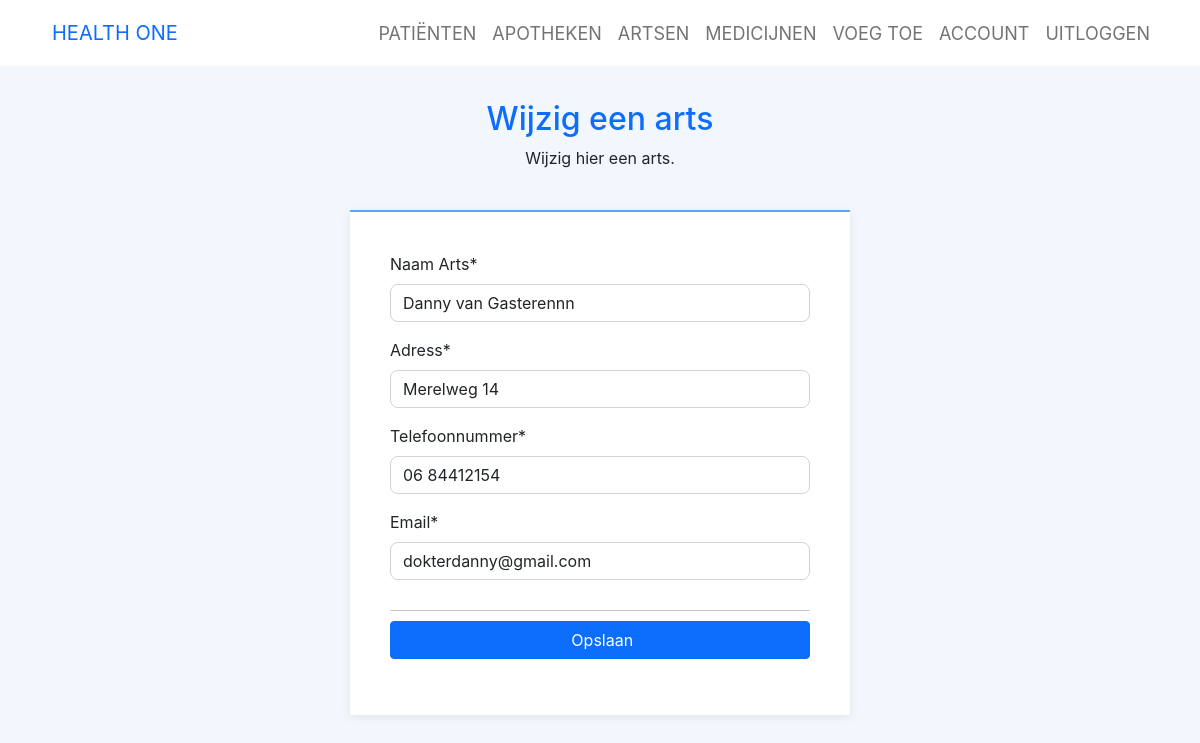
The app's page /php-code/Arts/edit-arts.php?id=6 (signed in) with its own data.
### tables this page shows
CREATE TABLE `gebruikers` (
  `idGebruiker` int(11) NOT NULL,
  `Naam_Gebruiker` varchar(45) NOT NULL,
  `Address` varchar(255) NOT NULL,
  `Stad` varchar(255) DEFAULT NULL,
  `Email` varchar(255) NOT NULL,
  `wachtwoord` varchar(255) DEFAULT NULL,
  `Telefoonnummer` varchar(255) NOT NULL,
  `role` int(11) NOT NULL
);

### php-code/Arts/edit-arts.php (the view, shortened to what this page needs)
<!DOCTYPE html>
<html lang="en">
<head>
    <link rel="stylesheet" href="../../assets/bootstrap/css/bootstrap.min.css">
    <link rel="stylesheet" href="../../assets/fonts/ionicons.min.css">
    <link rel="stylesheet" href="../../assets/css/Login-Form-Clean.css">
    <link rel="stylesheet" href="../../assets/css/Login-with-overlay-image.css">
    <link rel="stylesheet" href="../../assets/css/Ludens-Users---25-After-Register.css">
    <link rel="stylesheet" href="../../styles/style.css">
</head>
<body>
<?php
include '../../nav.php';
?>
<section class="clean-block clean-form h-100">
        <div class="container">
            <div class="block-heading" style="padding-top: 0px;">
                <h2 class="text-primary" style="margin-top: 100px;">Wijzig een arts<br></h2>
                <p>Wijzig hier een arts.</p>
            </div>
            <form action="edit-arts-process.php?id=<?php echo $id = $_GET['id']; ?>"  method="post" enctype="multipart/form-data" role="form">
            <?php
                $con = new connection();
                $pdo = $con->make();
                $id = $_GET['id'];
                $sql = 'SELECT *
		        FROM gebruikers WHERE idGebruiker=:id';
                $statement = $pdo->prepare($sql);
                $statement->bindParam(':id', $id);
                $statement->execute();
                $result = $statement->fetch(PDO::FETCH_ASSOC);
            ?>
                <div class="form-group mb-3"><label class="form-label">Naam Arts*</label><input class="form-control" type="text" placeholder="Naam-arts" name="Naam-arts" value="<?php echo $result['Naam_Gebruiker'];?>" required=""></div>
                <div class="form-group mb-3"><label class="form-label">Adress*</label><input class="form-control" type="text" placeholder="Adress" name="Adress" value="<?php echo $result['Address'];?>" required=""></div>
                <div class="form-group mb-3"><label class="form-label">Telefoonnummer*</label><input class="form-control" type="text" placeholder="Telefoonnummer" name="Telefoonnummer" value="<?php echo $result['Telefoonnummer'];?>" required=""></div>
                <div class="form-group mb-3"><label class="form-label">Email*</label><input class="form-control" type="email" placeholder="Email" name="Email" value="<?php echo $result['Email'];?>" required=""></div>
                <hr style="margin-top: 30px;margin-bottom: 10px;">
                <div class="form-group mb-3"><button class="btn btn-primary d-block w-100" type="submit"><i class="fas fa-save"></i>&nbsp;Opslaan</button></div>
            </form>
        </div>
    </section>
</body>
</html>

### assets/css/Ludens-Users---25-After-Register.css (style rules this page uses)
input[type="text"], input[type="email"], input[type="tel"], textarea { border-radius: 0 !important; }
input[type="text"], input[type="email"], input[type="tel"], textarea { border-radius: 8px !important; }
*, *:before, *:after { -webkit-box-sizing: border-box; -moz-box-sizing: border-box; box-sizing: border-box; }
.clean-block { padding-bottom: 50px; }
@media (min-width:576px) { .clean-block { padding-bottom: 100px; } }
@media (min-width:576px) { .clean-block .block-heading { padding-top: 80px; } }
.clean-block.clean-form form { border-top: 2px solid #5ea4f3; background-color: #fff; max-width: 500px; margin: auto; padding: 40px; box-shadow: 0 2px 10px rgba(0,0,0,.075); }
.clean-block .block-heading { padding-top: 50px; margin-bottom: 40px; text-align: center; }

### styles/style.css (style rules this page uses)
body { margin: 0; background-color: #f1f7fc; font-family: -apple-system, BlinkMacSystemFont, 'Segoe UI', Roboto, Oxygen, Ubuntu, Cantarell, 'Open Sans', 'Helvetica Neue', sans-serif; }

### records on screen
gebruikers: Naam-arts "Danny van Gasterennn", Adress "Merelweg 14", Telefoonnummer "06 84412154", Email "dokterdanny@gmail.com"
